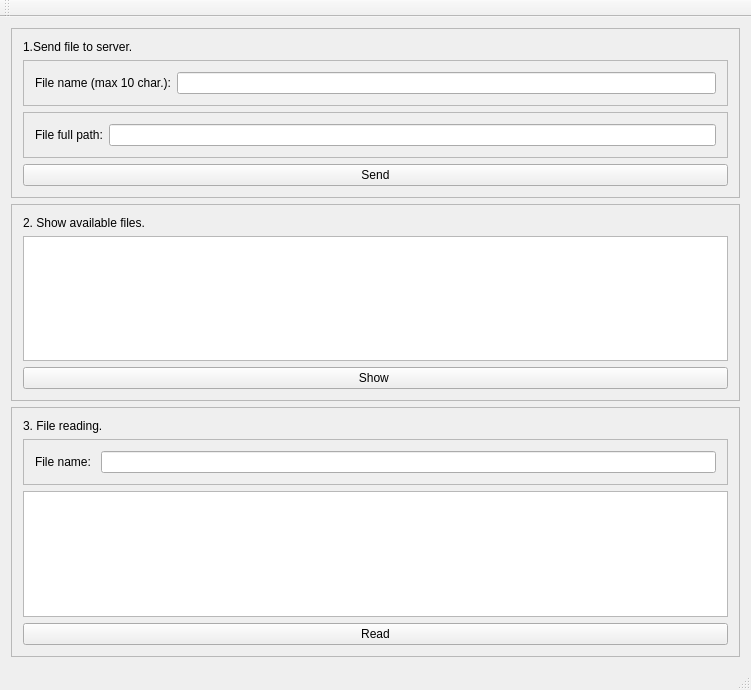
<?xml version="1.0" encoding="UTF-8"?>
<ui version="4.0">
 <class>MainWindow</class>
 <widget class="QMainWindow" name="MainWindow">
  <property name="geometry">
   <rect>
    <x>0</x>
    <y>0</y>
    <width>751</width>
    <height>690</height>
   </rect>
  </property>
  <property name="windowTitle">
   <string>MainWindow</string>
  </property>
  <widget class="QWidget" name="centralWidget">
   <layout class="QVBoxLayout" name="verticalLayout_2">
    <item>
     <widget class="QFrame" name="task1">
      <property name="frameShape">
       <enum>QFrame::StyledPanel</enum>
      </property>
      <property name="frameShadow">
       <enum>QFrame::Raised</enum>
      </property>
      <layout class="QVBoxLayout" name="verticalLayout">
       <item>
        <widget class="QLabel" name="label">
         <property name="text">
          <string>1.Send file to server.</string>
         </property>
        </widget>
       </item>
       <item>
        <widget class="QFrame" name="task1_1">
         <property name="frameShape">
          <enum>QFrame::StyledPanel</enum>
         </property>
         <property name="frameShadow">
          <enum>QFrame::Raised</enum>
         </property>
         <layout class="QHBoxLayout" name="horizontalLayout">
          <item>
           <widget class="QLabel" name="label_2">
            <property name="text">
             <string>File name (max 10 char.):</string>
            </property>
           </widget>
          </item>
          <item>
           <widget class="QLineEdit" name="lineEdit"/>
          </item>
         </layout>
        </widget>
       </item>
       <item>
        <widget class="QFrame" name="task1_2">
         <property name="frameShape">
          <enum>QFrame::StyledPanel</enum>
         </property>
         <property name="frameShadow">
          <enum>QFrame::Raised</enum>
         </property>
         <layout class="QHBoxLayout" name="horizontalLayout_2">
          <item>
           <widget class="QLabel" name="label_3">
            <property name="text">
             <string>File full path:</string>
            </property>
           </widget>
          </item>
          <item>
           <widget class="QLineEdit" name="lineEdit_2"/>
          </item>
         </layout>
        </widget>
       </item>
       <item>
        <widget class="QPushButton" name="pushButton">
         <property name="text">
          <string>Send</string>
         </property>
        </widget>
       </item>
      </layout>
     </widget>
    </item>
    <item>
     <widget class="QFrame" name="frame">
      <property name="frameShape">
       <enum>QFrame::StyledPanel</enum>
      </property>
      <property name="frameShadow">
       <enum>QFrame::Raised</enum>
      </property>
      <layout class="QVBoxLayout" name="verticalLayout_3">
       <item>
        <widget class="QLabel" name="label_4">
         <property name="text">
          <string>2. Show available files.</string>
         </property>
        </widget>
       </item>
       <item>
        <widget class="QTextBrowser" name="textBrowser"/>
       </item>
       <item>
        <widget class="QPushButton" name="pushButton_2">
         <property name="text">
          <string>Show </string>
         </property>
        </widget>
       </item>
      </layout>
     </widget>
    </item>
    <item>
     <widget class="QFrame" name="frame_2">
      <property name="frameShape">
       <enum>QFrame::StyledPanel</enum>
      </property>
      <property name="frameShadow">
       <enum>QFrame::Raised</enum>
      </property>
      <layout class="QVBoxLayout" name="verticalLayout_4">
       <item>
        <widget class="QLabel" name="label_5">
         <property name="text">
          <string>3. File reading.</string>
         </property>
        </widget>
       </item>
       <item>
        <widget class="QFrame" name="frame_3">
         <property name="frameShape">
          <enum>QFrame::StyledPanel</enum>
         </property>
         <property name="frameShadow">
          <enum>QFrame::Raised</enum>
         </property>
         <layout class="QHBoxLayout" name="horizontalLayout_3">
          <item>
           <widget class="QLabel" name="label_6">
            <property name="text">
             <string>File name: </string>
            </property>
           </widget>
          </item>
          <item>
           <widget class="QLineEdit" name="lineEdit_3"/>
          </item>
         </layout>
        </widget>
       </item>
       <item>
        <widget class="QTextBrowser" name="textBrowser_2"/>
       </item>
       <item>
        <widget class="QPushButton" name="pushButton_3">
         <property name="text">
          <string>Read</string>
         </property>
        </widget>
       </item>
      </layout>
     </widget>
    </item>
   </layout>
  </widget>
  <widget class="QMenuBar" name="menuBar">
   <property name="geometry">
    <rect>
     <x>0</x>
     <y>0</y>
     <width>751</width>
     <height>23</height>
    </rect>
   </property>
  </widget>
  <widget class="QToolBar" name="mainToolBar">
   <attribute name="toolBarArea">
    <enum>TopToolBarArea</enum>
   </attribute>
   <attribute name="toolBarBreak">
    <bool>false</bool>
   </attribute>
  </widget>
  <widget class="QStatusBar" name="statusBar"/>
 </widget>
 <layoutdefault spacing="6" margin="11"/>
 <resources/>
 <connections/>
</ui>
